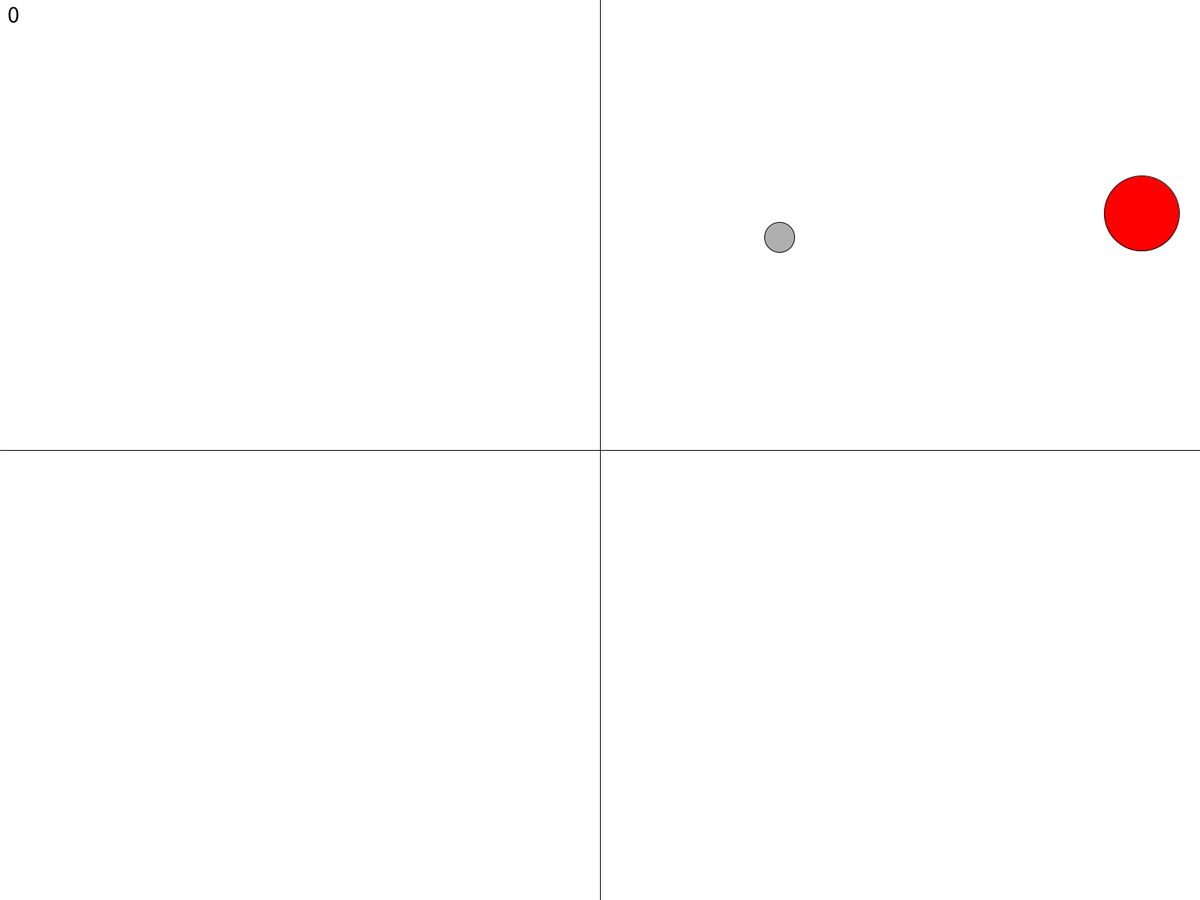
Frame 1 (no input)
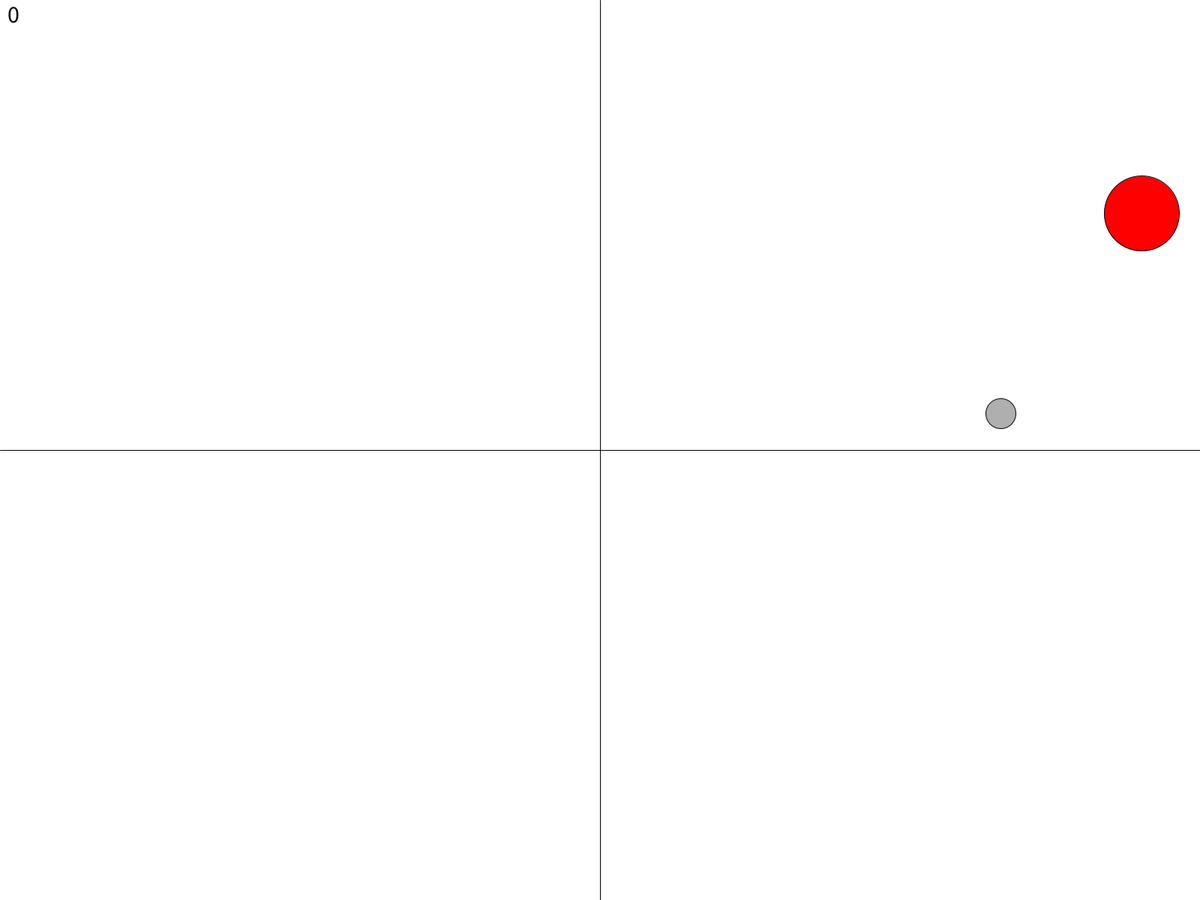
Frame 60 (the mouse pressed at the canvas centre just before this capture)
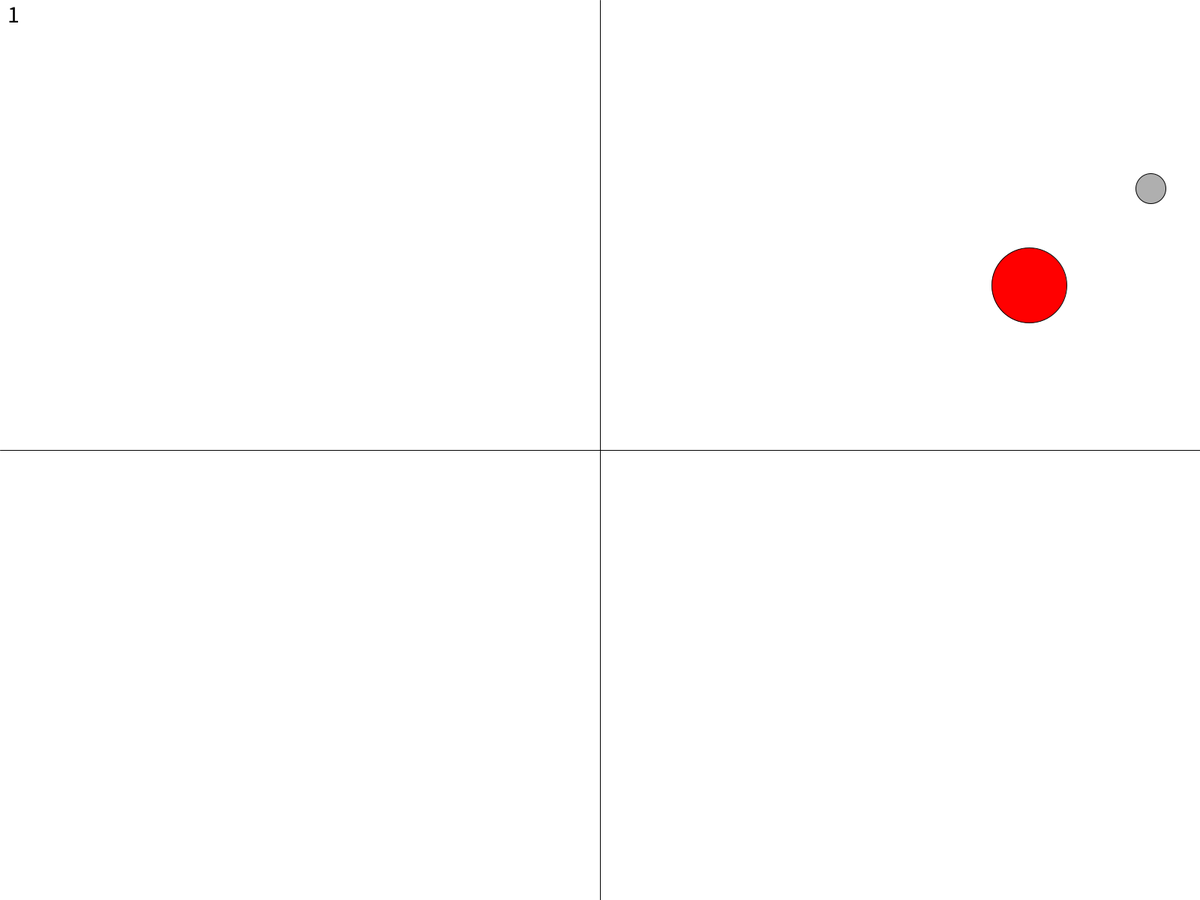
Frame 120 (the mouse held since frame 60 and released just before this capture)

The Processing sketch that drew these frames (run headless with seeded random() and noise(); from frame 60 on, the mouse is pressed at the canvas centre):

// Processing sketch: BouncingGame
// ── BouncingGame.pde
Ball ball;
Lines lines;
Target target;
Score score;

void setup() {
    fullScreen();
    ball = new Ball();
    lines = new Lines();
    target = new Target();
    score = new Score();
}

void mousePressed() {
    lines.update();
}

void draw() {
    background(255);
    ball.update();
    target.checkCollision(ball, score);
    ball.checkCollisionWithLines(lines);

    ball.display();
    lines.display();
    target.display();
    score.display();
}

// ── ball.pde
class Ball {
    PVector location, velocity;
    float radius;

    Ball() {
        location = new PVector(random(width), random(height));
        velocity = new PVector(5, 5);
        radius = 20;
    }

    void update() {
        location.add(velocity);

        if (location.x > width - radius) {
            velocity.x *= -1;
        } else if (location.x < radius) {
            velocity.x *= -1;
        }

        if (location.y > height - radius) {
            velocity.y *= -1;
        } else if (location.y < radius) {
            velocity.y *= -1;
        }
    }

    void display() {
        stroke(0);
        fill(175);
        circle(location.x, location.y, radius*2);
    }

    void checkCollisionWithLines(Lines lines) {
        if (dist(location.x,0, lines.position.x,0) < radius) {
            velocity.x *= -1;
        } 
        if (dist(location.y,0, lines.position.y,0) < radius) {
            velocity.y *= -1;
        }
    }
}
// ── lines.pde
class Lines {
    PVector position;
    Lines() {
        position =  new PVector(width/2, height/2);
    }
    void display() {
        stroke(0);
        fill(0);
        line(position.x, 0, position.x, height);
        line(0, position.y, width, position.y);
    }
    void update() {
        position.x = mouseX;
        position.y = mouseY;
    }
}
// ── score.pde
class Score {
    int score;

    void display() {
        fill(0);
        textSize(32);
        text(score, 10, 30);
    }
    void increment() {
        score++;
    }
}
// ── target.pde
class Target {
    PVector location;
    float radius;

    Target() {
        location = new PVector(random(width), random(height));
        radius = 50;
    }

    void display() {
        stroke(0);
        fill(255, 0, 0);
        circle(location.x, location.y, radius*2);
    }

    void checkCollision(Ball ball, Score score) {
        float distance = dist(location.x, location.y, ball.location.x, ball.location.y);
        if (distance < radius + ball.radius) {
            location = new PVector(random(0, width), random(0, height));
            score.increment();
        }
    }
}
